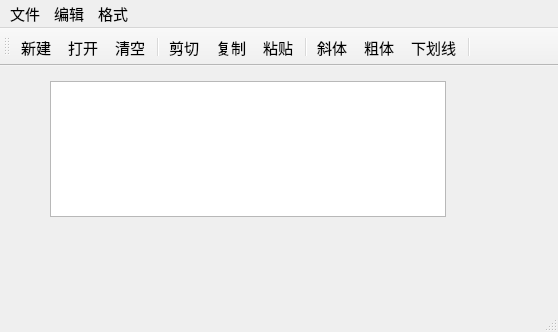
<?xml version="1.0" encoding="UTF-8"?>
<ui version="4.0">
 <class>QWMainWind</class>
 <widget class="QMainWindow" name="QWMainWind">
  <property name="geometry">
   <rect>
    <x>0</x>
    <y>0</y>
    <width>558</width>
    <height>332</height>
   </rect>
  </property>
  <property name="font">
   <font>
    <pointsize>11</pointsize>
    <hintingpreference>PreferNoHinting</hintingpreference>
   </font>
  </property>
  <property name="windowTitle">
   <string>QWMainWind</string>
  </property>
  <widget class="QWidget" name="centralWidget">
   <widget class="QTextEdit" name="txtEdit">
    <property name="geometry">
     <rect>
      <x>50</x>
      <y>15</y>
      <width>396</width>
      <height>136</height>
     </rect>
    </property>
    <property name="font">
     <font>
      <pointsize>16</pointsize>
      <hintingpreference>PreferNoHinting</hintingpreference>
     </font>
    </property>
   </widget>
  </widget>
  <widget class="QMenuBar" name="menuBar">
   <property name="geometry">
    <rect>
     <x>0</x>
     <y>0</y>
     <width>558</width>
     <height>26</height>
    </rect>
   </property>
   <widget class="QMenu" name="menu">
    <property name="title">
     <string>文件</string>
    </property>
    <addaction name="actNew"/>
    <addaction name="actOpen"/>
    <addaction name="separator"/>
    <addaction name="actClose"/>
    <addaction name="separator"/>
   </widget>
   <widget class="QMenu" name="menu_2">
    <property name="title">
     <string>编辑</string>
    </property>
    <addaction name="actCut"/>
    <addaction name="actCopy"/>
    <addaction name="actPaste"/>
    <addaction name="separator"/>
    <addaction name="actClear"/>
   </widget>
   <widget class="QMenu" name="menu_3">
    <property name="title">
     <string>格式</string>
    </property>
    <addaction name="actFontBold"/>
    <addaction name="actFontItalic"/>
    <addaction name="actFontUnder"/>
    <addaction name="separator"/>
    <addaction name="actToolbarLab"/>
   </widget>
   <addaction name="menu"/>
   <addaction name="menu_2"/>
   <addaction name="menu_3"/>
  </widget>
  <widget class="QToolBar" name="mainToolBar">
   <property name="font">
    <font>
     <pointsize>11</pointsize>
     <hintingpreference>PreferVerticalHinting</hintingpreference>
    </font>
   </property>
   <property name="contextMenuPolicy">
    <enum>Qt::ContextMenuPolicy::NoContextMenu</enum>
   </property>
   <property name="toolButtonStyle">
    <enum>Qt::ToolButtonStyle::ToolButtonTextUnderIcon</enum>
   </property>
   <attribute name="toolBarArea">
    <enum>TopToolBarArea</enum>
   </attribute>
   <attribute name="toolBarBreak">
    <bool>false</bool>
   </attribute>
   <addaction name="actNew"/>
   <addaction name="actOpen"/>
   <addaction name="actClear"/>
   <addaction name="separator"/>
   <addaction name="actCut"/>
   <addaction name="actCopy"/>
   <addaction name="actPaste"/>
   <addaction name="separator"/>
   <addaction name="actFontItalic"/>
   <addaction name="actFontBold"/>
   <addaction name="actFontUnder"/>
   <addaction name="separator"/>
  </widget>
  <widget class="QStatusBar" name="statusBar"/>
  <action name="actCut">
   <property name="icon">
    <iconset resource="res.qrc">
     <normaloff>:/images/images/cut.bmp</normaloff>:/images/images/cut.bmp</iconset>
   </property>
   <property name="text">
    <string>剪切</string>
   </property>
   <property name="toolTip">
    <string>剪切</string>
   </property>
   <property name="shortcut">
    <string>Ctrl+X</string>
   </property>
  </action>
  <action name="actCopy">
   <property name="icon">
    <iconset resource="res.qrc">
     <normaloff>:/images/images/120.bmp</normaloff>:/images/images/120.bmp</iconset>
   </property>
   <property name="text">
    <string>复制</string>
   </property>
   <property name="toolTip">
    <string>复制</string>
   </property>
   <property name="shortcut">
    <string>Ctrl+C</string>
   </property>
  </action>
  <action name="actPaste">
   <property name="icon">
    <iconset resource="res.qrc">
     <normaloff>:/images/images/paste.bmp</normaloff>:/images/images/paste.bmp</iconset>
   </property>
   <property name="text">
    <string>粘贴</string>
   </property>
   <property name="toolTip">
    <string>粘贴</string>
   </property>
   <property name="shortcut">
    <string>Ctrl+V</string>
   </property>
  </action>
  <action name="actFontBold">
   <property name="checkable">
    <bool>true</bool>
   </property>
   <property name="icon">
    <iconset resource="res.qrc">
     <normaloff>:/images/images/BLD.BMP</normaloff>:/images/images/BLD.BMP</iconset>
   </property>
   <property name="text">
    <string>粗体</string>
   </property>
   <property name="toolTip">
    <string>粗体</string>
   </property>
  </action>
  <action name="actFontItalic">
   <property name="checkable">
    <bool>true</bool>
   </property>
   <property name="icon">
    <iconset resource="res.qrc">
     <normaloff>:/images/images/ITL.BMP</normaloff>:/images/images/ITL.BMP</iconset>
   </property>
   <property name="text">
    <string>斜体</string>
   </property>
   <property name="toolTip">
    <string>斜体</string>
   </property>
  </action>
  <action name="actFontUnder">
   <property name="checkable">
    <bool>true</bool>
   </property>
   <property name="icon">
    <iconset resource="res.qrc">
     <normaloff>:/images/images/WORDUNDR.BMP</normaloff>:/images/images/WORDUNDR.BMP</iconset>
   </property>
   <property name="text">
    <string>下划线</string>
   </property>
   <property name="toolTip">
    <string>下划线</string>
   </property>
  </action>
  <action name="actClose">
   <property name="icon">
    <iconset resource="res.qrc">
     <normaloff>:/images/images/exit.bmp</normaloff>:/images/images/exit.bmp</iconset>
   </property>
   <property name="text">
    <string>退出</string>
   </property>
   <property name="toolTip">
    <string>退出</string>
   </property>
  </action>
  <action name="actOpen">
   <property name="icon">
    <iconset resource="res.qrc">
     <normaloff>:/images/images/open3.bmp</normaloff>:/images/images/open3.bmp</iconset>
   </property>
   <property name="text">
    <string>打开...</string>
   </property>
   <property name="toolTip">
    <string>打开文件</string>
   </property>
   <property name="shortcut">
    <string>Ctrl+O</string>
   </property>
   <property name="iconVisibleInMenu">
    <bool>true</bool>
   </property>
  </action>
  <action name="actClear">
   <property name="icon">
    <iconset resource="res.qrc">
     <normaloff>:/images/images/103.bmp</normaloff>:/images/images/103.bmp</iconset>
   </property>
   <property name="text">
    <string>清空</string>
   </property>
   <property name="toolTip">
    <string>清空内容</string>
   </property>
  </action>
  <action name="actFont">
   <property name="icon">
    <iconset resource="res.qrc">
     <normaloff>:/images/images/20.ico</normaloff>:/images/images/20.ico</iconset>
   </property>
   <property name="text">
    <string>字体...</string>
   </property>
   <property name="toolTip">
    <string>字体设置</string>
   </property>
  </action>
  <action name="actNew">
   <property name="icon">
    <iconset resource="res.qrc">
     <normaloff>:/images/images/new2.bmp</normaloff>:/images/images/new2.bmp</iconset>
   </property>
   <property name="text">
    <string>新建</string>
   </property>
   <property name="shortcut">
    <string>Ctrl+N</string>
   </property>
  </action>
  <action name="actToolbarLab">
   <property name="checkable">
    <bool>true</bool>
   </property>
   <property name="checked">
    <bool>true</bool>
   </property>
   <property name="text">
    <string>显示工具栏文字标签</string>
   </property>
   <property name="menuRole">
    <enum>QAction::MenuRole::TextHeuristicRole</enum>
   </property>
  </action>
 </widget>
 <layoutdefault spacing="6" margin="11"/>
 <resources>
  <include location="res.qrc"/>
 </resources>
 <connections>
  <connection>
   <sender>actClose</sender>
   <signal>triggered()</signal>
   <receiver>QWMainWind</receiver>
   <slot>close()</slot>
   <hints>
    <hint type="sourcelabel">
     <x>-1</x>
     <y>-1</y>
    </hint>
    <hint type="destinationlabel">
     <x>422</x>
     <y>254</y>
    </hint>
   </hints>
  </connection>
  <connection>
   <sender>actClear</sender>
   <signal>triggered()</signal>
   <receiver>txtEdit</receiver>
   <slot>clear()</slot>
   <hints>
    <hint type="sourcelabel">
     <x>-1</x>
     <y>-1</y>
    </hint>
    <hint type="destinationlabel">
     <x>260</x>
     <y>256</y>
    </hint>
   </hints>
  </connection>
  <connection>
   <sender>actCut</sender>
   <signal>triggered()</signal>
   <receiver>txtEdit</receiver>
   <slot>cut()</slot>
   <hints>
    <hint type="sourcelabel">
     <x>-1</x>
     <y>-1</y>
    </hint>
    <hint type="destinationlabel">
     <x>260</x>
     <y>256</y>
    </hint>
   </hints>
  </connection>
  <connection>
   <sender>actCopy</sender>
   <signal>triggered()</signal>
   <receiver>txtEdit</receiver>
   <slot>copy()</slot>
   <hints>
    <hint type="sourcelabel">
     <x>-1</x>
     <y>-1</y>
    </hint>
    <hint type="destinationlabel">
     <x>260</x>
     <y>256</y>
    </hint>
   </hints>
  </connection>
  <connection>
   <sender>actPaste</sender>
   <signal>triggered()</signal>
   <receiver>txtEdit</receiver>
   <slot>paste()</slot>
   <hints>
    <hint type="sourcelabel">
     <x>-1</x>
     <y>-1</y>
    </hint>
    <hint type="destinationlabel">
     <x>260</x>
     <y>256</y>
    </hint>
   </hints>
  </connection>
 </connections>
</ui>
